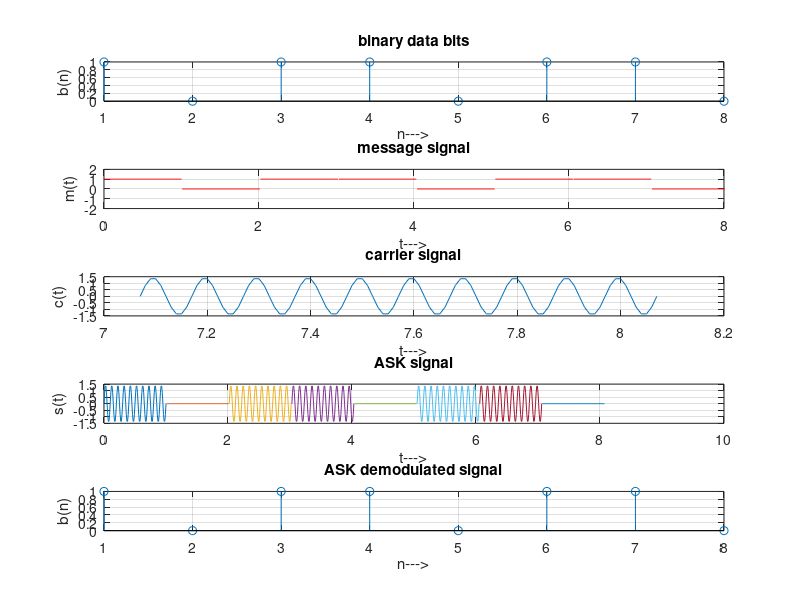

The MATLAB script that drew this image:
clc;
clear all;
close all;
%GENERATE CARRIER SIGNAL
Tb=1; fc=10;
t=0:Tb/100:1;
c=sqrt(2/Tb)*sin(2*pi*fc*t);
%generate message signal
N=8;
m=rand(1,N);
t1=0;t2=Tb
for i=1:N
 t=[t1:.01:t2]
 if m(i)>0.5
 m(i)=1;
 m_s=ones(1,length(t));
 else
 m(i)=0;
 m_s=zeros(1,length(t));
 end
 message(i,:)=m_s;
 %product of carrier and message
 ask_sig(i,:)=c.*m_s;
 t1=t1+(Tb+.01);
 t2=t2+(Tb+.01);
 %plot the message and ASK signal
 subplot(5,1,2);axis([0 N -2 2]);plot(t,message(i,:),'r');
 title('message signal');xlabel('t--->');ylabel('m(t)');grid on
 hold on
 subplot(5,1,4);plot(t,ask_sig(i,:));
 title('ASK signal');xlabel('t--->');ylabel('s(t)');grid on
 hold on
 end
hold off
%Plot the carrier signal and input binary data
subplot(5,1,3);plot(t,c);
title('carrier signal');xlabel('t--->');ylabel('c(t)');grid on
subplot(5,1,1);stem(m);
title('binary data bits');xlabel('n--->');ylabel('b(n)');grid on 



% ASK Demodulation
t1=0;t2=Tb
 for i=1:N
 t=[t1:Tb/100:t2]
 %correlator
 x=sum(c.*ask_sig(i,:));
 %decision device
 if x>0
 demod(i)=1;
 else
 demod(i)=0;
 end
 t1=t1+(Tb+.01);
 t2=t2+(Tb+.01);
 end
 %plot demodulated binary data bits
 subplot(5,1,5);stem(demod);
 title('ASK demodulated signal'); xlabel('n--->');ylabel('b(n)');grid on 
